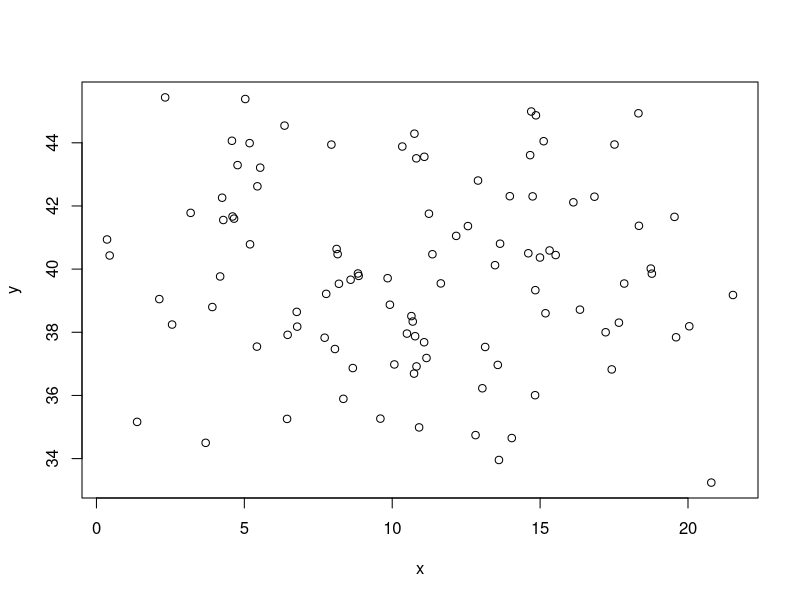

Reproduce this figure in R.
### Generate some data

x <- rnorm(100,10,5)
y <- rnorm(100,40,3)

## Plot the data
plot(x, y)

## Fit a model
summary(lm(x ~ y))
